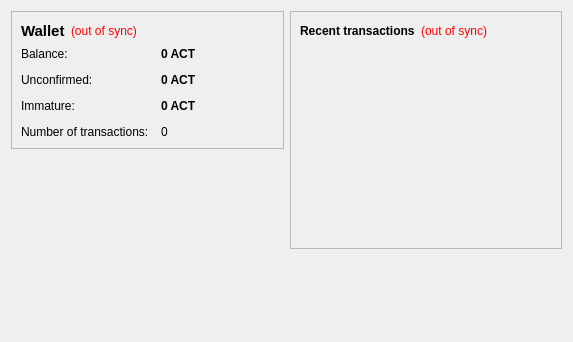
<?xml version="1.0" encoding="UTF-8"?>
<ui version="4.0">
 <class>OverviewPage</class>
 <widget class="QWidget" name="OverviewPage">
  <property name="geometry">
   <rect>
    <x>0</x>
    <y>0</y>
    <width>573</width>
    <height>342</height>
   </rect>
  </property>
  <property name="windowTitle">
   <string>Form</string>
  </property>
  <layout class="QHBoxLayout" name="horizontalLayout" stretch="1,1">
   <item>
    <layout class="QVBoxLayout" name="verticalLayout_2">
     <item>
      <widget class="QFrame" name="frame">
       <property name="frameShape">
        <enum>QFrame::StyledPanel</enum>
       </property>
       <property name="frameShadow">
        <enum>QFrame::Raised</enum>
       </property>
       <layout class="QVBoxLayout" name="verticalLayout_4">
        <item>
         <layout class="QHBoxLayout" name="horizontalLayout_4">
          <item>
           <widget class="QLabel" name="label_5">
            <property name="font">
             <font>
              <pointsize>11</pointsize>
              <weight>75</weight>
              <bold>true</bold>
             </font>
            </property>
            <property name="text">
             <string>Wallet</string>
            </property>
           </widget>
          </item>
          <item>
           <widget class="QLabel" name="labelWalletStatus">
            <property name="toolTip">
             <string>The displayed information may be out of date. Your wallet automatically synchronizes with the ActiveCoin network after a connection is established, but this process has not completed yet.</string>
            </property>
            <property name="styleSheet">
             <string notr="true">QLabel { color: red; }</string>
            </property>
            <property name="text">
             <string notr="true">(out of sync)</string>
            </property>
            <property name="alignment">
             <set>Qt::AlignLeading|Qt::AlignLeft|Qt::AlignVCenter</set>
            </property>
           </widget>
          </item>
          <item>
           <spacer name="horizontalSpacer_2">
            <property name="orientation">
             <enum>Qt::Horizontal</enum>
            </property>
            <property name="sizeHint" stdset="0">
             <size>
              <width>40</width>
              <height>20</height>
             </size>
            </property>
           </spacer>
          </item>
         </layout>
        </item>
        <item>
         <layout class="QFormLayout" name="formLayout_2">
          <property name="fieldGrowthPolicy">
           <enum>QFormLayout::AllNonFixedFieldsGrow</enum>
          </property>
          <property name="horizontalSpacing">
           <number>12</number>
          </property>
          <property name="verticalSpacing">
           <number>12</number>
          </property>
          <item row="0" column="0">
           <widget class="QLabel" name="label">
            <property name="text">
             <string>Balance:</string>
            </property>
           </widget>
          </item>
          <item row="0" column="1">
           <widget class="QLabel" name="labelBalance">
            <property name="font">
             <font>
              <weight>75</weight>
              <bold>true</bold>
             </font>
            </property>
            <property name="cursor">
             <cursorShape>IBeamCursor</cursorShape>
            </property>
            <property name="toolTip">
             <string>Your current balance</string>
            </property>
            <property name="text">
             <string notr="true">0 ACT</string>
            </property>
            <property name="textInteractionFlags">
             <set>Qt::LinksAccessibleByMouse|Qt::TextSelectableByKeyboard|Qt::TextSelectableByMouse</set>
            </property>
           </widget>
          </item>
          <item row="1" column="0">
           <widget class="QLabel" name="label_3">
            <property name="text">
             <string>Unconfirmed:</string>
            </property>
           </widget>
          </item>
          <item row="1" column="1">
           <widget class="QLabel" name="labelUnconfirmed">
            <property name="font">
             <font>
              <weight>75</weight>
              <bold>true</bold>
             </font>
            </property>
            <property name="cursor">
             <cursorShape>IBeamCursor</cursorShape>
            </property>
            <property name="toolTip">
             <string>Total of transactions that have yet to be confirmed, and do not yet count toward the current balance</string>
            </property>
            <property name="text">
             <string notr="true">0 ACT</string>
            </property>
            <property name="textInteractionFlags">
             <set>Qt::LinksAccessibleByMouse|Qt::TextSelectableByKeyboard|Qt::TextSelectableByMouse</set>
            </property>
           </widget>
          </item>
          <item row="3" column="0">
           <widget class="QLabel" name="label_2">
            <property name="text">
             <string>Number of transactions:</string>
            </property>
           </widget>
          </item>
          <item row="3" column="1">
           <widget class="QLabel" name="labelNumTransactions">
            <property name="toolTip">
             <string>Total number of transactions in wallet</string>
            </property>
            <property name="text">
             <string notr="true">0</string>
            </property>
           </widget>
          </item>
          <item row="2" column="0">
           <widget class="QLabel" name="labelImmatureText">
            <property name="text">
             <string>Immature:</string>
            </property>
           </widget>
          </item>
          <item row="2" column="1">
           <widget class="QLabel" name="labelImmature">
            <property name="font">
             <font>
              <weight>75</weight>
              <bold>true</bold>
             </font>
            </property>
            <property name="toolTip">
             <string>Mined balance that has not yet matured</string>
            </property>
            <property name="text">
             <string notr="true">0 ACT</string>
            </property>
            <property name="textInteractionFlags">
             <set>Qt::LinksAccessibleByMouse|Qt::TextSelectableByKeyboard|Qt::TextSelectableByMouse</set>
            </property>
           </widget>
          </item>
         </layout>
        </item>
       </layout>
      </widget>
     </item>
     <item>
      <spacer name="verticalSpacer">
       <property name="orientation">
        <enum>Qt::Vertical</enum>
       </property>
       <property name="sizeHint" stdset="0">
        <size>
         <width>20</width>
         <height>40</height>
        </size>
       </property>
      </spacer>
     </item>
    </layout>
   </item>
   <item>
    <layout class="QVBoxLayout" name="verticalLayout_3">
     <item>
      <widget class="QFrame" name="frame_2">
       <property name="frameShape">
        <enum>QFrame::StyledPanel</enum>
       </property>
       <property name="frameShadow">
        <enum>QFrame::Raised</enum>
       </property>
       <layout class="QVBoxLayout" name="verticalLayout">
        <item>
         <layout class="QHBoxLayout" name="horizontalLayout_2">
          <item>
           <widget class="QLabel" name="label_4">
            <property name="text">
             <string>&lt;b&gt;Recent transactions&lt;/b&gt;</string>
            </property>
           </widget>
          </item>
          <item>
           <widget class="QLabel" name="labelTransactionsStatus">
            <property name="toolTip">
             <string>The displayed information may be out of date. Your wallet automatically synchronizes with the ActiveCoin network after a connection is established, but this process has not completed yet.</string>
            </property>
            <property name="styleSheet">
             <string notr="true">QLabel { color: red; }</string>
            </property>
            <property name="text">
             <string notr="true">(out of sync)</string>
            </property>
            <property name="alignment">
             <set>Qt::AlignRight|Qt::AlignTrailing|Qt::AlignVCenter</set>
            </property>
           </widget>
          </item>
          <item>
           <spacer name="horizontalSpacer">
            <property name="orientation">
             <enum>Qt::Horizontal</enum>
            </property>
            <property name="sizeHint" stdset="0">
             <size>
              <width>40</width>
              <height>20</height>
             </size>
            </property>
           </spacer>
          </item>
         </layout>
        </item>
        <item>
         <widget class="QListView" name="listTransactions">
          <property name="styleSheet">
           <string notr="true">QListView { background: transparent; }</string>
          </property>
          <property name="frameShape">
           <enum>QFrame::NoFrame</enum>
          </property>
          <property name="verticalScrollBarPolicy">
           <enum>Qt::ScrollBarAlwaysOff</enum>
          </property>
          <property name="horizontalScrollBarPolicy">
           <enum>Qt::ScrollBarAlwaysOff</enum>
          </property>
          <property name="selectionMode">
           <enum>QAbstractItemView::NoSelection</enum>
          </property>
         </widget>
        </item>
       </layout>
      </widget>
     </item>
     <item>
      <spacer name="verticalSpacer_2">
       <property name="orientation">
        <enum>Qt::Vertical</enum>
       </property>
       <property name="sizeHint" stdset="0">
        <size>
         <width>20</width>
         <height>40</height>
        </size>
       </property>
      </spacer>
     </item>
    </layout>
   </item>
  </layout>
 </widget>
 <resources/>
 <connections/>
</ui>
